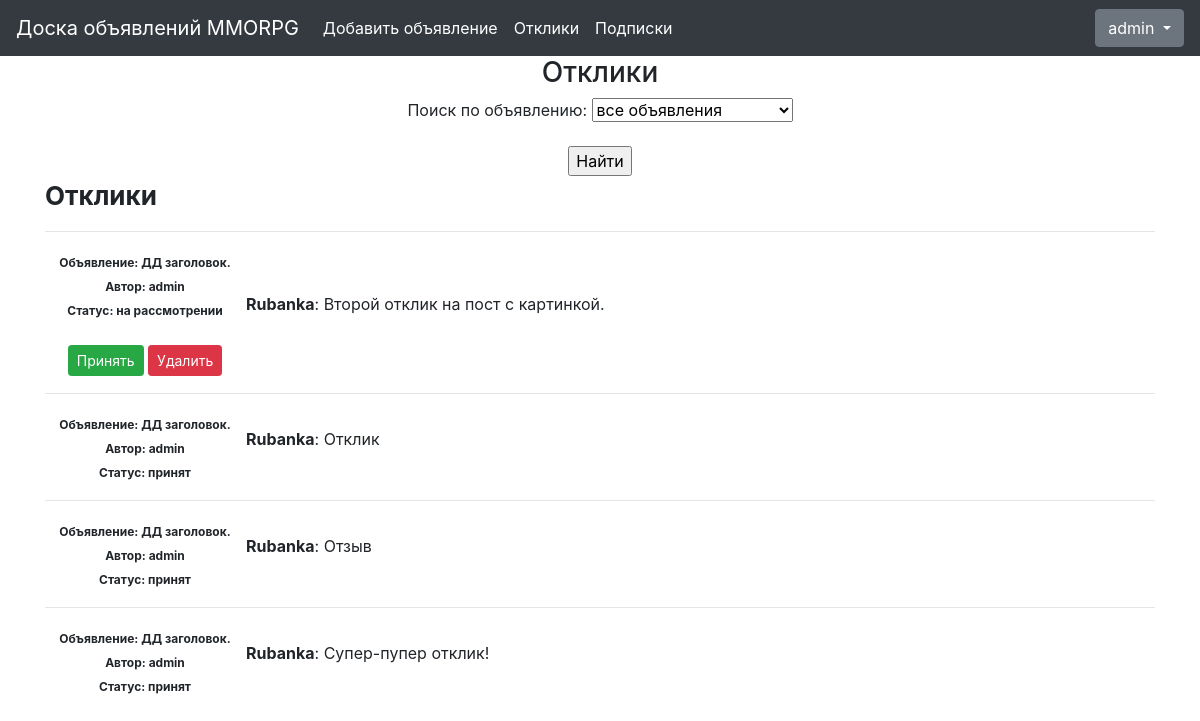
Before: /ads/responses/ (signed in) with the older database file.
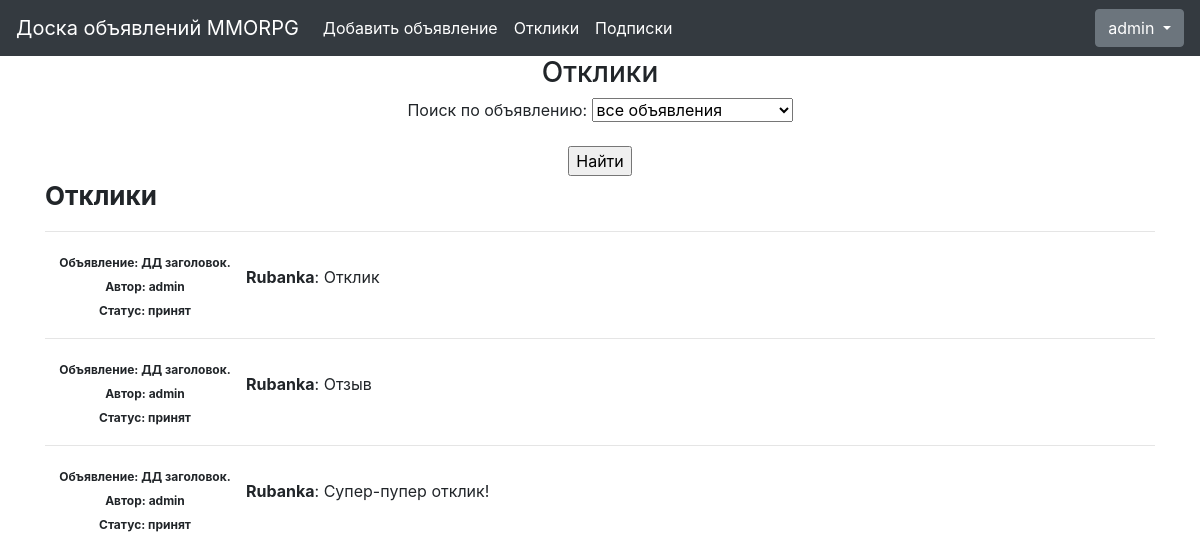
After: the same page with the newer database file.
### billboard/models.py (models this page shows, shortened)
class Response(models.Model):
    author = models.ForeignKey(User, on_delete=models.CASCADE, verbose_name='Автор отклика')
    ad = models.ForeignKey(Ad, on_delete=models.CASCADE, related_name='responses')
    text = models.TextField(verbose_name='Текст')
    status = models.BooleanField(default=False, verbose_name='Статус')
    dateCreation = models.DateTimeField(auto_now_add=True, verbose_name='Дата отклика')
    class Meta:
        verbose_name = 'Отклик'
        verbose_name_plural = 'Отклики'

class Ad(models.Model):
    CATEGORY_CHOICES = (
        ('TA', 'Танки'),
        ('HI', 'Хилы'),
        ('DD', 'ДД'),
        ('DE', 'Торговцы'),
        ('GM', 'Гилдмастеры'),
        ('QG', 'Квестгиверы'),
        ('BS', 'Кузнецы'),
        ('TA', 'Кожевники'),
        ('PM', 'Зельевары'),
        ('SM', 'Мастера заклинаний'))
    author = models.ForeignKey(User, on_delete=models.CASCADE, verbose_name='Автор')
    category = models.CharField(max_length=2, choices=CATEGORY_CHOICES, default='TA', verbose_name='Категория')
    dateCreation = models.DateTimeField(auto_now_add=True, verbose_name='Дата публикации')
    title = models.CharField(max_length=256, verbose_name='Заголовок')
    text = CKEditor5Field(verbose_name='Текст', config_name='extends', blank=True)
    def __str__(self):
        return f'{self.title}'
    class Meta:
        verbose_name = 'Объявление'
        verbose_name_plural = 'Объявления'

### billboard/views.py (the view)
# urls.py: path('responses/', MyResponsesList.as_view(), name='responses'),
class MyResponsesList(LoginRequiredMixin, ListView):
    raise_exception = True
    model = Response
    ordering = '-dateCreation'
    template_name = 'responses.html'
    context_object_name = 'responses'
    paginate_by = 10
    def get_queryset(self):
        queryset = Response.objects.filter(ad__author__id=self.request.user.id)
        self.filterset = ResponseFilter(self.request.GET, queryset, author_id=self.request.user.id)
        return self.filterset.qs
    def get_context_data(self, **kwargs):
        context = super().get_context_data(**kwargs)
        context['filterset'] = self.filterset
        return context

### templates/responses.html (shortened to what this page needs)
{% extends 'base.html' %}
{% block content %}
<h3>Отклики</h3>
<form action="" method="get">
       {{ filterset.form.as_p }}
       <input type="submit" value="Найти" />
   </form>
    {% if responses %}
        <p style="font-size: 26px;" align="left" ><b>Отклики</b></p>
        {% for response in responses %}
            <hr>
            <form action="{% url 'response_handle' %}" method="POST">
                <table>
                    <tr>
                        <td width="200px">
                            <span style="font-size: 12px;"><b>Объявление: {{ response.ad.title }}
                            <br>Автор: {{ response.ad.author }}</b></span>
                            <br>
                            {% if response.status == True %}
                                <span style="font-size: 12px;"><b>Статус: принят</b></span>
                            {% else %}
                                <span style="font-size: 12px;"><b>Статус: на рассмотрении</b></span><br>
                                <br>
                                <button type="submit" class="btn btn-success btn-sm" name="action" value="accept">Принять</button>
                                <button type="submit" class="btn btn-danger btn-sm" name="action" value="delete">Удалить</button>
                            {% endif %}
                        </td>
                        <td>
                            <p align="left"><b>  {{ response.author }}</b>: {{ response.text|safe }}</p>
                        </td>
                    </tr>
                </table>
            </form>
        {% endfor %}
    {% else %}
        <h3>Откликов еще нет!</h3>
    {% endif %}
<br>
{% endblock content %}

Changed rows visible on the page:
removed Response: ad "ДД заголовок.", ad.author "admin", status "Статус: на рассмотрении", author "Rubanka", text "Второй отклик на пост с картинкой."
